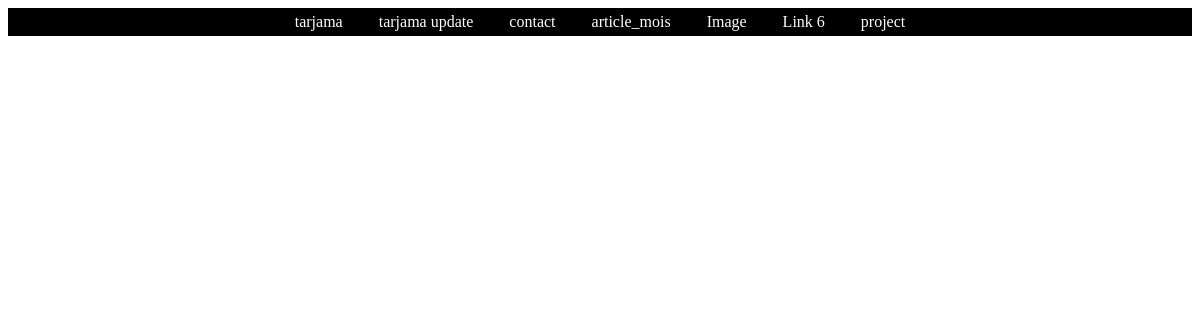
/contact_user, run on an earlier commit of the app's database.
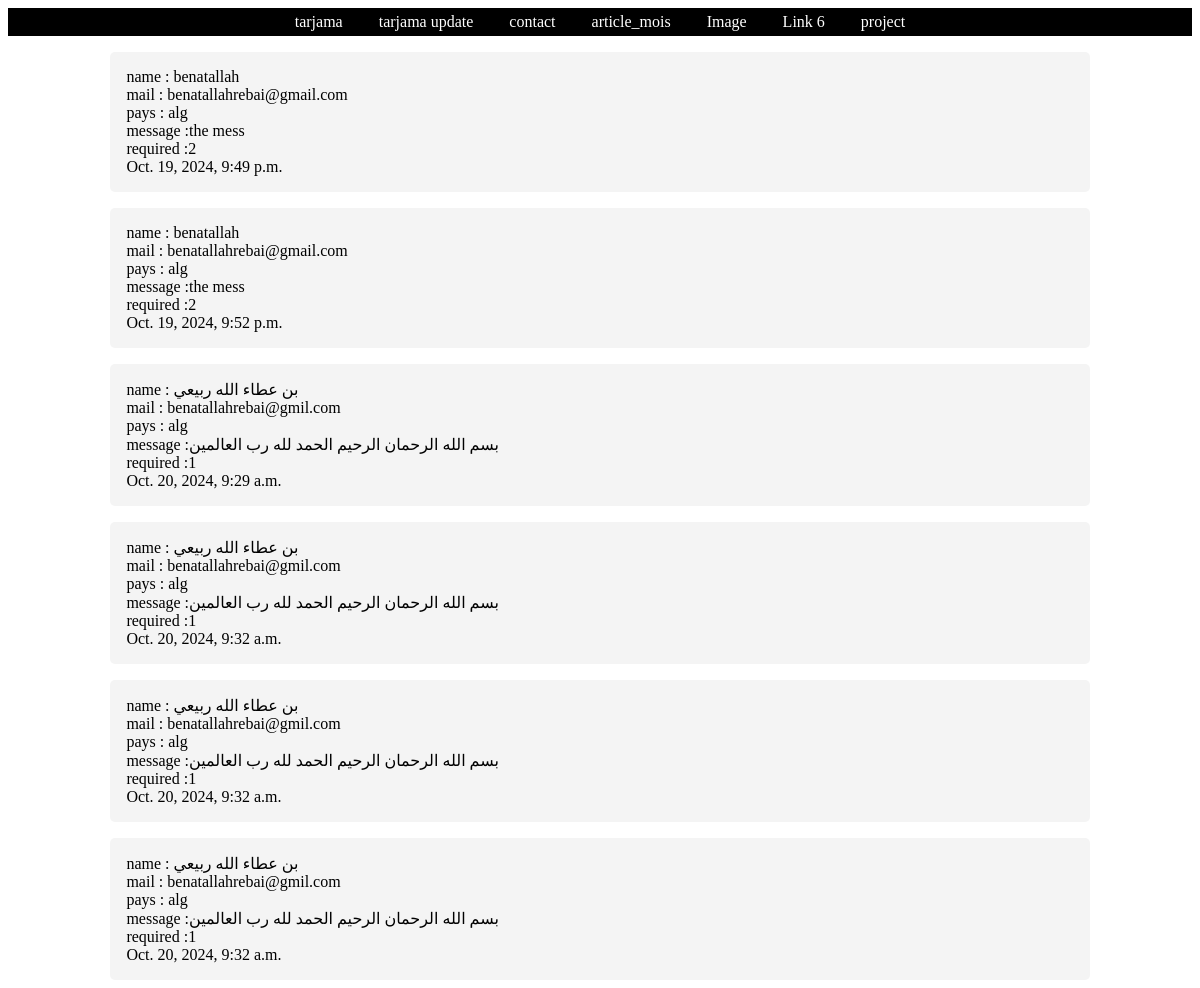
And on a later commit of the database.
### home/models.py (models this page shows, shortened)
class Contact(models.Model):
    name = models.CharField(max_length=255)
    mail = models.CharField(max_length=255)
    pays = models.CharField(max_length=255)
    subject = models.CharField(max_length=255)
    message = models.TextField()
    required = models.CharField(max_length=255)
    date = models.DateTimeField(auto_now_add=True)

### home/views.py (the view)
# urls.py: path('contact_user',views.contact_user ,name='contact_user'),
def contact_user(request):
    obj = Contact.objects.all()
    return render(request,'user/contact_user.html',{'contacts':obj})

### templates/user/contact_user.html
{% extends 'user/index.html' %}
{% block content %}
{% for contact in contacts  %}
<div class="block">
    name : {{contact.name}} <br>
    mail : {{contact.mail}} <br>
    pays : {{contact.pays}} <br>
    message :{{contact.message}} <br>
    required :{{contact.required}} <br>
    {{contact.date}}
</div>
{% endfor %}
{% endblock %}

### templates/user/index.html (shortened to what this page needs)
<!DOCTYPE html>
<html xmlns="http://www.w3.org/1999/xhtml">
<head>
</head>
<body>
<div id="navbar">
  <ul>
	<li><a href="{% url 'tarjama_form' %}">tarjama</a></li>
	<li><a href="{% url 'tarjama_update' %}">tarjama update</a></li>
	<li><a href="{% url 'contact_user' %}">contact</a></li>
	<li><a href="{% url 'article_mois_user' %}">article_mois</a></li>
	<li><a href="{% url 'image_art_user' %}">Image</a></li>
	<li><a href="#">Link 6</a></li>
	<li><a href="{% url 'index' %}">project</a></li>
  </ul>
</div>
{% block content %}
{% endblock %}
</body>
</html>

### templates/user/index.html (style rules this page uses)
#navbar ul { margin: 0; padding: 5px; list-style-type: none; text-align: center; background-color: #000; }
#navbar ul li { display: inline; }
#navbar ul li a { text-decoration: none; padding: .2em 1em; color: #fff; background-color: #000; }
.block { background: rgb(244, 244, 244); width: 80%; display: flex; padding: 1rem; margin: auto; border-radius: 5px; margin-top: 1rem; }

What changed in the data, as far as the page shows it:
added Contact: name "benatallah", mail "benatallahrebai@gmail.com", pays "alg", message "the mess", required "2", date "Oct. 19, 2024, 9:49 p.m."
added Contact: name "benatallah", mail "benatallahrebai@gmail.com", pays "alg", message "the mess", required "2", date "Oct. 19, 2024, 9:52 p.m."
added Contact: name "بن عطاء الله ربيعي", mail "benatallahrebai@gmil.com", pays "alg", message "بسم الله الرحمان الرحيم الحمد لله رب العالمين", required "1", date "Oct. 20, 2024, 9:29 a.m."
added Contact: name "بن عطاء الله ربيعي", mail "benatallahrebai@gmil.com", pays "alg", message "بسم الله الرحمان الرحيم الحمد لله رب العالمين", required "1", date "Oct. 20, 2024, 9:32 a.m."
added Contact: name "بن عطاء الله ربيعي", mail "benatallahrebai@gmil.com", pays "alg", message "بسم الله الرحمان الرحيم الحمد لله رب العالمين", required "1", date "Oct. 20, 2024, 9:32 a.m."
added Contact: name "بن عطاء الله ربيعي", mail "benatallahrebai@gmil.com", pays "alg", message "بسم الله الرحمان الرحيم الحمد لله رب العالمين", required "1", date "Oct. 20, 2024, 9:32 a.m."
